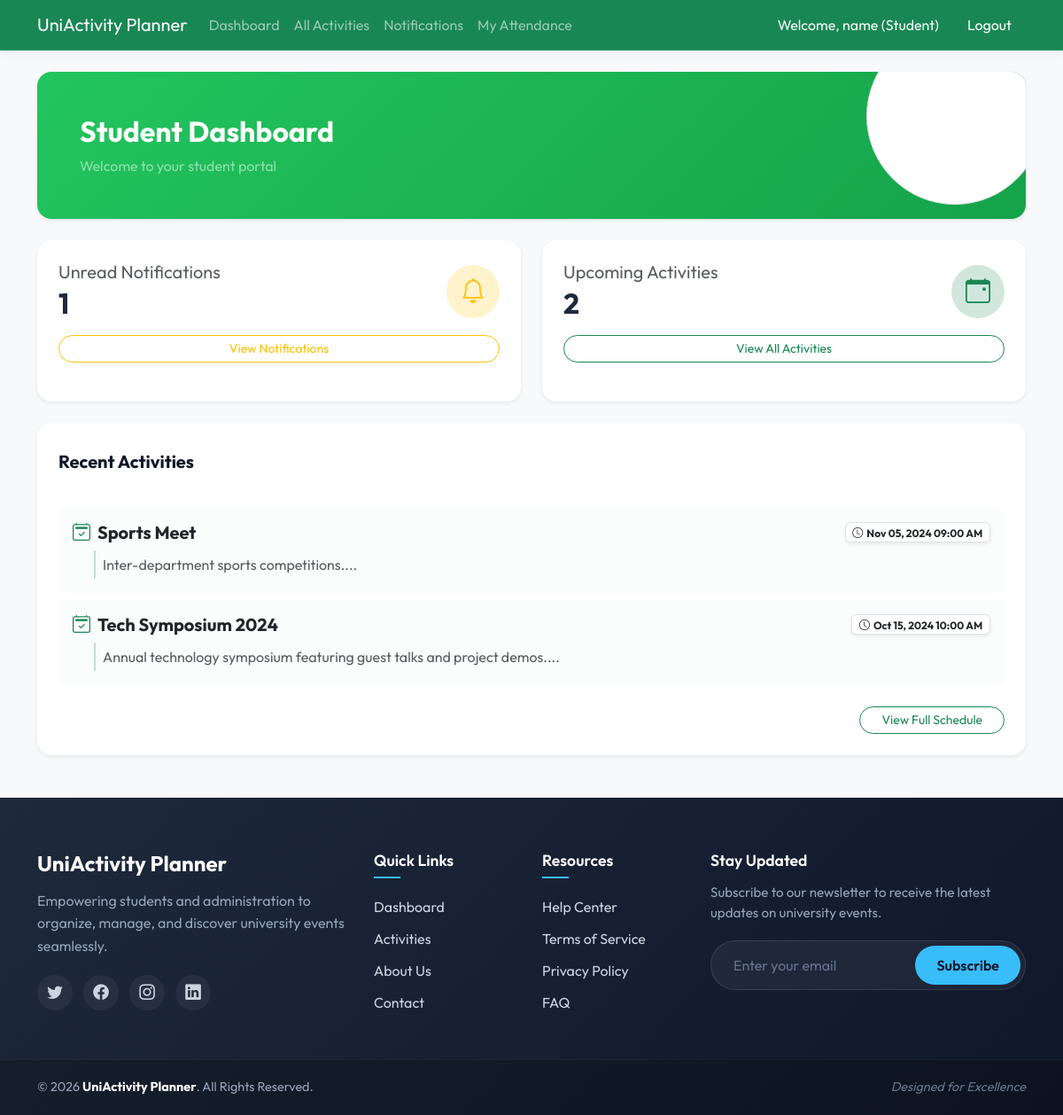
The page /student/dashboard.php (signed in) on the database its author committed.
### tables this page shows
CREATE TABLE IF NOT EXISTS `activities` (
  `id` int(11) NOT NULL AUTO_INCREMENT,
  `title` varchar(255) NOT NULL,
  `description` text NOT NULL,
  `activity_date` datetime NOT NULL,
  `created_by` int(11) NOT NULL,
  PRIMARY KEY (`id`),
  KEY `created_by` (`created_by`),
  CONSTRAINT `activities_ibfk_1` FOREIGN KEY (`created_by`) REFERENCES `users` (`id`) ON DELETE CASCADE
);

### student/dashboard.php (the view, shortened to what this page needs)
<?php
require_once '../config/database.php';
require_once '../includes/header.php';
$user_id = $_SESSION['user_id'];
$unreadNotifCount = $pdo->query("SELECT count(*) FROM notifications WHERE user_id = $user_id AND status = 'unread'")->fetchColumn();
$recentActivities = $pdo->query("SELECT * FROM activities ORDER BY activity_date DESC LIMIT 5")->fetchAll();
?>
<div class="card premium-card mb-4 border-0 shadow-sm rounded-4 overflow-hidden">
    <div class="card-body p-4 p-md-5 bg-success text-white position-relative" style="background: linear-gradient(135deg, #22c55e, #16a34a) !important;">
        <div class="position-relative z-index-1">
            <h2 class="fw-bold mb-2">Student Dashboard</h2>
            <p class="text-white-50 mb-0">Welcome to your student portal</p>
        </div>
        <div class="position-absolute border rounded-circle bg-white opacity-10" style="width: 200px; height: 200px; top: -50px; right: -20px;"></div>
    </div>
</div>
<div class="row g-4 mb-4">
    <div class="col-md-6">
        <div class="card dashboard-stat border-0 shadow-sm rounded-4 h-100" style="border-left-color: #f59e0b !important;">
            <div class="d-flex justify-content-between align-items-center mb-3">
                <div>
                    <h5 class="text-muted fw-normal mb-1">Unread Notifications</h5>
                    <h2 class="mb-0 fw-bold" style="color: #1e293b;"><?php echo $unreadNotifCount; ?></h2>
                </div>
                <div class="icon-box bg-warning-subtle text-warning rounded-circle d-flex align-items-center justify-content-center" style="width: 60px; height: 60px;">
                    <i class="bi bi-bell fs-3"></i>
                </div>
            </div>
            <a href="notifications.php" class="btn btn-sm btn-outline-warning w-100 rounded-pill">View Notifications</a>
        </div>
    </div>
    <div class="col-md-6">
        <div class="card dashboard-stat border-0 shadow-sm rounded-4 h-100" style="border-left-color: #198754 !important;">
            <div class="d-flex justify-content-between align-items-center mb-3">
                <div>
                    <h5 class="text-muted fw-normal mb-1">Upcoming Activities</h5>
                    <h2 class="mb-0 fw-bold" style="color: #1e293b;"><?php echo count($recentActivities); ?></h2>
                </div>
                <div class="icon-box bg-success-subtle text-success rounded-circle d-flex align-items-center justify-content-center" style="width: 60px; height: 60px;">
                    <i class="bi bi-calendar-event fs-3"></i>
                </div>
            </div>
            <a href="activities.php" class="btn btn-sm btn-outline-success w-100 rounded-pill">View All Activities</a>
        </div>
    </div>
</div>
<div class="card border-0 shadow-sm rounded-4 mb-4">
    <div class="card-header bg-white border-bottom-0 pt-4 pb-0 px-4 mt-2">
        <h5 class="fw-bold" style="color: #0f172a;">Recent Activities</h5>
    </div>
    <div class="card-body px-4 pb-4">
        <?php if ($recentActivities): ?>
        <div class="list-group list-group-flush mt-3">
            <?php foreach ($recentActivities as $act): ?>
            <a href="activities.php" class="list-group-item list-group-item-action border-0 mb-2 rounded-3 bg-light bg-opacity-50 hover-shadow transition-all p-3">
                <div class="d-flex w-100 justify-content-between align-items-center mb-2">
                    <h5 class="mb-0 fw-bold text-dark">
                        <i class="bi bi-calendar2-check text-success me-2"></i><?php echo htmlspecialchars($act['title']); ?>
                    </h5>
                    <span class="badge bg-white text-dark border shadow-sm"><i class="bi bi-clock me-1"></i><?php echo date('M d, Y h:i A', strtotime($act['activity_date'])); ?></span>
                </div>
                <p class="mb-0 text-muted ms-4 ps-2 border-start border-2 border-success border-opacity-25 py-1"><?php echo htmlspecialchars(substr($act['description'], 0, 100)) . '...'; ?></p>
            </a>
            <?php endforeach; ?>
        </div>
        <div class="mt-3 text-end">
            <a href="activities.php" class="btn btn-outline-success btn-sm rounded-pill px-4">View Full Schedule</a>
        </div>
        <?php endif; ?>
    </div>
</div>
<?php require_once '../includes/footer.php'; ?>

### assets/css/style.css (style rules this page uses)
body { background-color: #f8f9fa; font-family: 'Outfit', sans-serif; color: #333; }
.card { border-radius: 12px; box-shadow: 0 6px 15px rgba(0, 0, 0, 0.04); border: none; margin-bottom: 20px; transition: transform 0.3s ease, box-shadow 0.3s ease; }
.dashboard-stat { padding: 24px; border-left: 5px solid #0d6efd; background: #fff; border-radius: 12px; }

### rows shown on the page
activities: title "Sports Meet", activity_date "Nov 05, 2024 09:00 AM", description "Inter-department sports competitions."
activities: title "Tech Symposium 2024", activity_date "Oct 15, 2024 10:00 AM", description "Annual technology symposium featuring guest talks and project demos."

### other values the page prints
$name "name"
$role "Student"
$unreadNotifCount "1"
count($recentActivities) "2"
